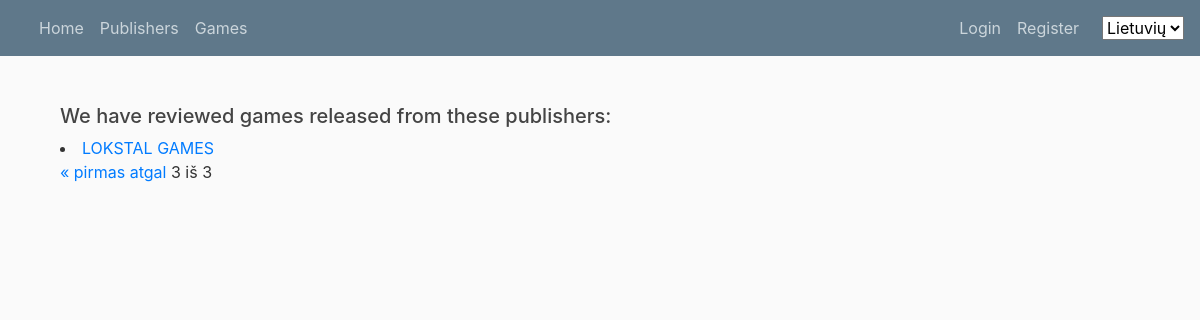
The app's page /publishers/?page=3, older data.
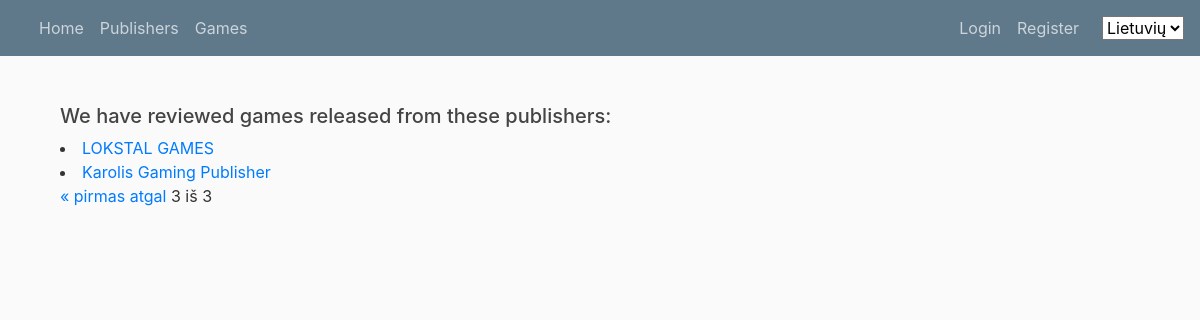
The same page, newer data.
### reviews/models.py (models this page shows, shortened)
class Publisher(models.Model):
    name = models.CharField('Name', max_length=100)

### reviews/views.py (the view)
# urls.py: path('publishers/', views.PublisherView.as_view(), name='publishers'),
class PublisherView(generic.ListView):
    model = Publisher
    template_name = 'publishers.html'
    paginate_by = 3

### reviews/templates/publishers.html (shortened to what this page needs)
{% extends "base.html" %}
{% block content %}
    <div class="container author">
        <h5>We have reviewed games released from these publishers:</h5>
        {% for publisher in publisher_list %}
            <li><a href="{% url 'publisher' publisher.id %}">{{publisher.name}} </a></li>
        {% endfor %}
        <div class="pagination">
            <span class="step-links">
                {% if page_obj.has_previous %}
                    <a href="?page=1">&laquo; pirmas</a>
                    <a href="?page={{ page_obj.previous_page_number }}">atgal</a>
                {% endif %}
                <span class="current">
                    {{ page_obj.number }} iš {{ page_obj.paginator.num_pages }}
                </span>
            </span>
        </div>
    </div>
{% endblock %}

Row changes from the older to the newer data that the page shows:
added Publisher: name "Karolis Gaming Publisher"
